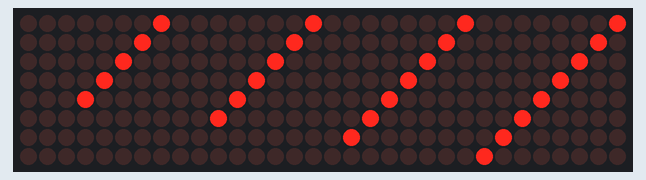
Recording of a sketch running on a simulated Arduino Uno, built with avr-gcc and run on an emulated ATmega328P. Shown: 32×8 LED matrix. Wiring (inferred from the names in the program): 4 × MAX7219 LED driver (orientation assumed): data pin 2; clock pin 4; CS pin 3.

Above: at 0.1 s.
At 2.1 s:
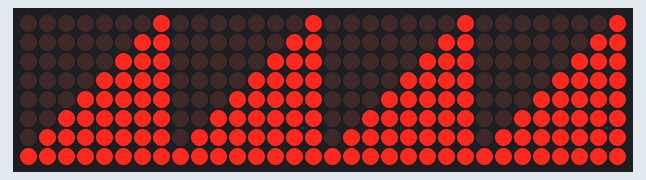
At 4.1 s:
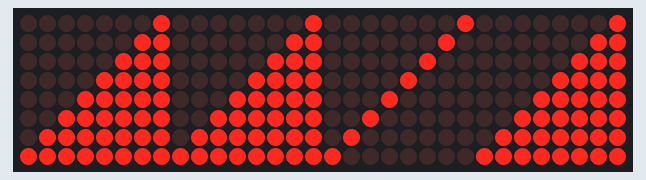
At 6.1 s:
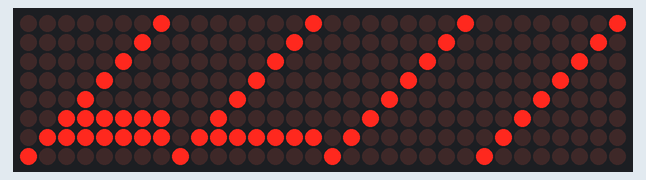

The sketch:

sketch_aug22b.ino
```cpp
int dataIn = 2;
int load = 3;
int clock = 4;

int maxInUse = 4;    //change this variable to set how many MAX7219's you'll use

int e = 0;           // just a varialble

                     // define max7219 registers
byte max7219_reg_noop        = 0x00;
byte max7219_reg_digit0      = 0x01;
byte max7219_reg_digit1      = 0x02;
byte max7219_reg_digit2      = 0x03;
byte max7219_reg_digit3      = 0x04;
byte max7219_reg_digit4      = 0x05;
byte max7219_reg_digit5      = 0x06;
byte max7219_reg_digit6      = 0x07;
byte max7219_reg_digit7      = 0x08;
byte max7219_reg_decodeMode  = 0x09;
byte max7219_reg_intensity   = 0x0a;
byte max7219_reg_scanLimit   = 0x0b;
byte max7219_reg_shutdown    = 0x0c;
byte max7219_reg_displayTest = 0x0f;

void putByte(byte data) {
  byte i = 8;
  byte mask;
  while(i > 0) {
    mask = 0x01 << (i - 1);      // get bitmask
    digitalWrite( clock, LOW);   // tick
    if (data & mask){            // choose bit
      digitalWrite(dataIn, HIGH);// send 1
    }else{
      digitalWrite(dataIn, LOW); // send 0
    }
    digitalWrite(clock, HIGH);   // tock
    --i;                         // move to lesser bit
  }
}

void maxSingle( byte reg, byte col) {
//maxSingle is the "easy"  function to use for a     //single max7219

  digitalWrite(load, LOW);       // begin
  putByte(reg);                  // specify register
  putByte(col);//((data & 0x01) * 256) + data >> 1); // put data
  digitalWrite(load, LOW);       // and load da shit
  digitalWrite(load,HIGH);
}

void maxAll (byte reg, byte col) {    // initialize  all  MAX7219's in the system
  int c = 0;
  digitalWrite(load, LOW);  // begin
  for ( c =1; c<= maxInUse; c++) {
  putByte(reg);  // specify register
  putByte(col);//((data & 0x01) * 256) + data >> 1); // put data
    }
  digitalWrite(load, LOW);
  digitalWrite(load,HIGH);
}

void maxOne(byte maxNr, byte reg, byte col) {
//maxOne is for adressing different MAX7219's,
//whilele having a couple of them cascaded

  int c = 0;
  digitalWrite(load, LOW);  // begin

  for ( c = maxInUse; c > maxNr; c--) {
    putByte(0);    // means no operation
    putByte(0);    // means no operation
  }

  putByte(reg);  // specify register
  putByte(col);//((data & 0x01) * 256) + data >> 1); // put data

  for ( c =maxNr-1; c >= 1; c--) {
    putByte(0);    // means no operation
    putByte(0);    // means no operation
  }

  digitalWrite(load, LOW); // and load da shit
  digitalWrite(load,HIGH);
}


void setup () {


  pinMode(dataIn, OUTPUT);
  pinMode(clock,  OUTPUT);
  pinMode(load,   OUTPUT);

  Serial.begin(9600);
  digitalWrite(13, HIGH);

//initiation of the max 7219
  maxAll(max7219_reg_scanLimit, 0x07);
  maxAll(max7219_reg_decodeMode, 0x00);  // using an led matrix (not digits)
  maxAll(max7219_reg_shutdown, 0x01);    // not in shutdown mode
  maxAll(max7219_reg_displayTest, 0x00); // no display test
   for (e=1; e<=8; e++) {    // empty registers, turn all LEDs off
    maxAll(e,0);
  }
  maxAll(max7219_reg_intensity, 0x0f & 0x0f);    // the first 0x0f is the value you can set
                                                  // range: 0x00 to 0x0f
}

void loop () {


  //if you use just one MAX7219 it should look like this

   maxSingle(1,1);                       //  + - - - - - - -
   maxSingle(2,2);                       //  - + - - - - - -
   maxSingle(3,4);                       //  - - + - - - - -
   maxSingle(4,8);                       //  - - - + - - - -
   maxSingle(5,16);                      //  - - - - + - - -
   maxSingle(6,32);                      //  - - - - - + - -
   maxSingle(7,64);                      //  - - - - - - + -
   maxSingle(8,128);                     //  - - - - - - - +

  delay(2000);
  //if you use more than one MAX7219, it should look like this


  maxAll(1,1);                       //  + - - - - - - -
  maxAll(2,3);                       //  + + - - - - - -
  maxAll(3,7);                       //  + + + - - - - -
  maxAll(4,15);                      //  + + + + - - - -
  maxAll(5,31);                      //  + + + + + - - -
  maxAll(6,63);                      //  + + + + + + - -
  maxAll(7,127);                     //  + + + + + + + -
  maxAll(8,255);                     //  + + + + + + + +
    delay(2000);

  //

  //if you use more then one max7219 the second one should look like this


  maxOne(2,1,1);                       //  + - - - - - - -
  maxOne(2,2,2);                       //  - + - - - - - -
  maxOne(2,3,4);                       //  - - + - - - - -
  maxOne(2,4,8);                       //  - - - + - - - -
  maxOne(2,5,16);                      //  - - - - + - - -
  maxOne(2,6,32);                      //  - - - - - + - -
  maxOne(2,7,64);                      //  - - - - - - + -
  maxOne(2,8,128);                     //  - - - - - - - +


  //
  delay(2000);

}
```

Measured:
- by itself, everything shown: repeats every 6.0 s, in 3 steps
- what the display in image 1 shows lasts 2.0 s, from 2.0 s to 4.0 s
